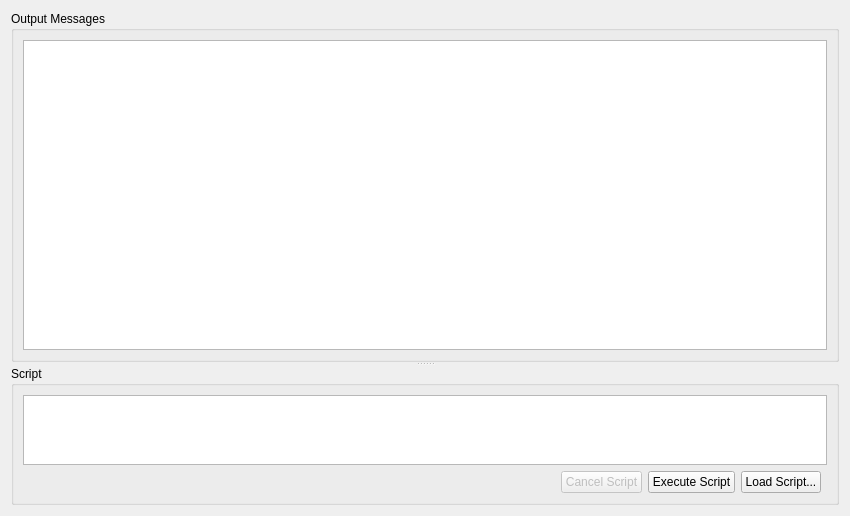
       <widget class="QWidget" name="tab_2">
        <attribute name="title">
         <string>Messages</string>
        </attribute>
        <layout class="QGridLayout" name="gridLayout_14">
         <item row="0" column="0">
          <widget class="QSplitter" name="splitter_3">
           <property name="orientation">
            <enum>Qt::Vertical</enum>
           </property>
           <widget class="QGroupBox" name="groupBox_11">
            <property name="sizePolicy">
             <sizepolicy hsizetype="Preferred" vsizetype="Preferred">
              <horstretch>0</horstretch>
              <verstretch>5</verstretch>
             </sizepolicy>
            </property>
            <property name="title">
             <string>Output Messages</string>
            </property>
            <layout class="QGridLayout" name="gridLayout_13">
             <item row="0" column="0">
              <widget class="QTextEdit" name="m_Messages">
               <property name="sizePolicy">
                <sizepolicy hsizetype="Expanding" vsizetype="Expanding">
                 <horstretch>0</horstretch>
                 <verstretch>5</verstretch>
                </sizepolicy>
               </property>
               <property name="toolTip">
                <string>Output messages during program execution appear here</string>
               </property>
               <property name="readOnly">
                <bool>true</bool>
               </property>
               <property name="acceptRichText">
                <bool>true</bool>
               </property>
              </widget>
             </item>
            </layout>
           </widget>
           <widget class="QGroupBox" name="groupBox_10">
            <property name="sizePolicy">
             <sizepolicy hsizetype="Preferred" vsizetype="Preferred">
              <horstretch>0</horstretch>
              <verstretch>1</verstretch>
             </sizepolicy>
            </property>
            <property name="title">
             <string>Script</string>
            </property>
            <layout class="QGridLayout" name="gridLayout">
             <item row="0" column="0" colspan="5">
              <widget class="QTextEdit" name="m_ScriptEdit">
               <property name="sizePolicy">
                <sizepolicy hsizetype="Expanding" vsizetype="Expanding">
                 <horstretch>0</horstretch>
                 <verstretch>1</verstretch>
                </sizepolicy>
               </property>
               <property name="toolTip">
                <string>Enter script commands here</string>
               </property>
              </widget>
             </item>
             <item row="1" column="0">
              <spacer name="horizontalSpacer">
               <property name="orientation">
                <enum>Qt::Horizontal</enum>
               </property>
               <property name="sizeHint" stdset="0">
                <size>
                 <width>532</width>
                 <height>20</height>
                </size>
               </property>
              </spacer>
             </item>
             <item row="1" column="1">
              <widget class="QPushButton" name="m_CancelScriptButton">
               <property name="enabled">
                <bool>false</bool>
               </property>
               <property name="text">
                <string>Cancel Script</string>
               </property>
              </widget>
             </item>
             <item row="1" column="3">
              <widget class="QPushButton" name="m_LoadScriptButton">
               <property name="text">
                <string>Load Script...</string>
               </property>
              </widget>
             </item>
             <item row="1" column="2">
              <widget class="QPushButton" name="m_ExecuteScriptButton">
               <property name="text">
                <string>Execute Script</string>
               </property>
              </widget>
             </item>
            </layout>
           </widget>
          </widget>
         </item>
        </layout>
       </widget>
